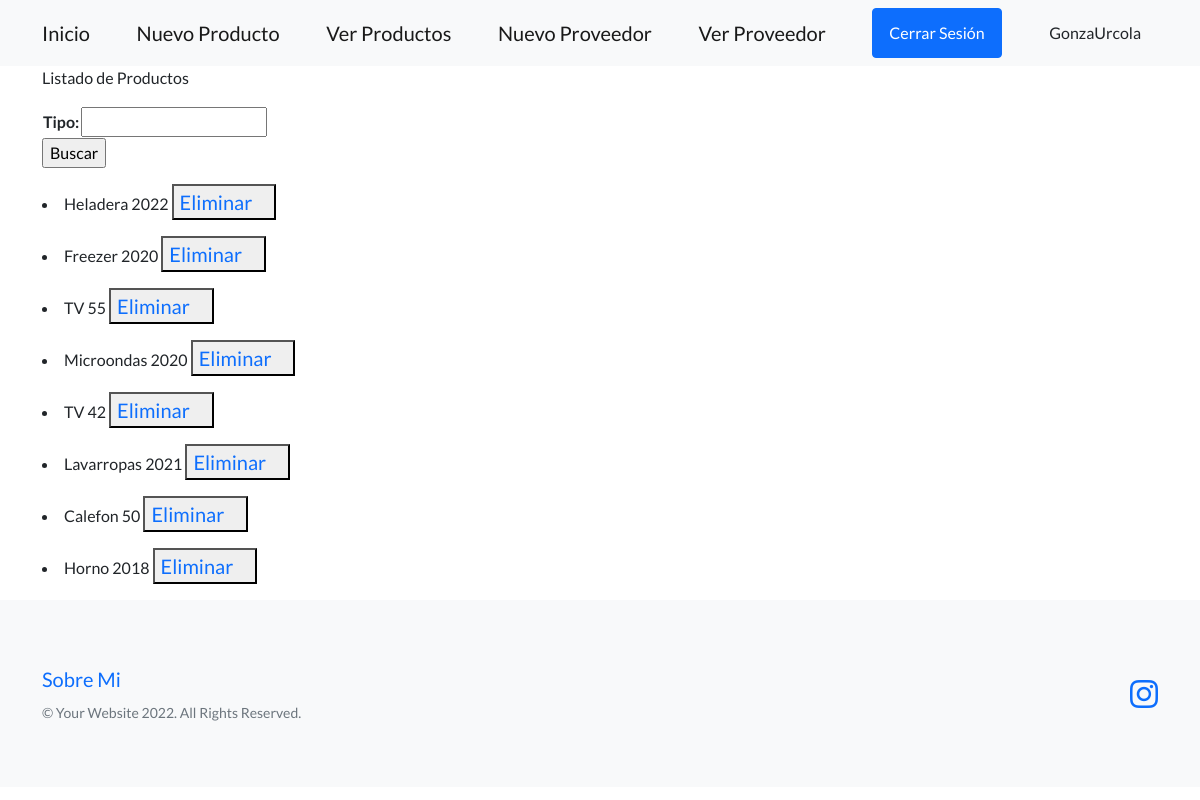
The page /ver_producto/ (signed in) on the database its author committed.
### mercaderia/models.py (models this page shows, shortened)
class producto(models.Model):
    tipo = models.CharField(max_length=30)
    modelo = models.IntegerField()

### mercaderia/views.py (the view)
# urls.py: path('ver_producto/', views.ver_producto, name='ver_productos'),
def ver_producto(request):
    tipo=request.GET.get('tipo', None)
    if tipo:
        productos = producto.objects.filter(tipo__icontains=tipo)
    else:
        productos=producto.objects.all()
    formulario= FormularioBusqueda()
    return render(request, 'mercaderia/ver_producto.html',{"productos": productos, 'formulario':formulario})

### mercaderia/forms.py
class FormularioBusqueda(forms.Form):
    tipo=forms.CharField(max_length=30, required=False)

### mercaderia/templates/mercaderia/ver_producto.html (shortened to what this page needs)
{% extends 'mercaderia/base.html' %}
{% block Personal %}
<p>Listado de Productos</p>
<form action={% url 'ver_productos' %} method="GET">
    <table>
        {{formulario}}
    </table>
    <input type="submit" value="Buscar">
</form>
<p>
 {% for producto in productos %}
 <li> {{producto.tipo}} {{producto.modelo}}
    <button>
        <a class="navbar-brand" href={% url 'eliminarM' producto.id %}>Eliminar</a>
    </button>
 </li>
</p>
 {% endfor %}
{% endblock Personal %}

### mercaderia/templates/mercaderia/base.html (shortened to what this page needs)
<!DOCTYPE html>
<html lang="en">
    <head>
        {% load static %}
        <link href="https://cdn.jsdelivr.net/npm/bootstrap-icons@1.5.0/font/bootstrap-icons.css" rel="stylesheet" type="text/css" />
        <link href={% static 'css/styles.css'%} rel="stylesheet" />
    </head>
    <body>
         <nav class="navbar navbar-light bg-light static-top">
            <div class="container">
                <a class="navbar-brand" href={% url 'Inicio' %}>Inicio</a>
                {% if request.user.is_authenticated %}
                <a class="navbar-brand" href={% url 'crear_producto' %}>Nuevo Producto</a>
                <a class="navbar-brand" href={% url 'ver_productos' %}>Ver Productos</a>
                <a class="navbar-brand" href={% url 'nuevo_proveedor' %}>Nuevo Proveedor</a>
                <a class="navbar-brand" href={% url 'ver_proveedor' %}>Ver Proveedor</a>
                <a class="btn btn-primary" href={% url 'logout' %}>Cerrar Sesión</a>
                <a class="btn btn-scale" href={% url 'perfil' %}>{{request.user.username}}</a>
                {% else %}
                <a class="btn btn-primary" href={% url 'login' %}>Iniciar Sesión</a>
                <a class="btn btn-primary" href={% url 'registar' %}>Crear Usuario</a>
                {% endif %}
            </div>
        </nav>
        <div class="container">
        {% block Personal %}
        {% endblock Personal %}
        </div>
       <footer class="footer bg-light">
        <div class="container">
            <div class="row">
                <div class="col-lg-6 h-100 text-center text-lg-start my-auto">
                    <ul class="list-inline mb-2">
                        <a class="navbar-brand" href={% url 'sobre_mi' %}>Sobre Mi</a>
                    </ul>
                    <p class="text-muted small mb-4 mb-lg-0">&copy; Your Website 2022. All Rights Reserved.</p>
                </div>
                <div class="col-lg-6 h-100 text-center text-lg-end my-auto">
                    <ul class="list-inline mb-0">
                        <li class="list-inline-item">
                            <a href="https://www.instagram.com/gonzaurcola/"><i class="bi-instagram fs-3"></i></a>
                        </li>
                    </ul>
                </div>
            </div>
        </div>
        </footer>
    </body>
</html>

### rows shown on the page
producto: tipo "Heladera", modelo "2022"
producto: tipo "Freezer", modelo "2020"
producto: tipo "TV", modelo "55"
producto: tipo "Microondas", modelo "2020"
producto: tipo "TV", modelo "42"
producto: tipo "Lavarropas", modelo "2021"
producto: tipo "Calefon", modelo "50"
producto: tipo "Horno", modelo "2018"

### other values the page prints
{{ request.user.username }} "GonzaUrcola"
